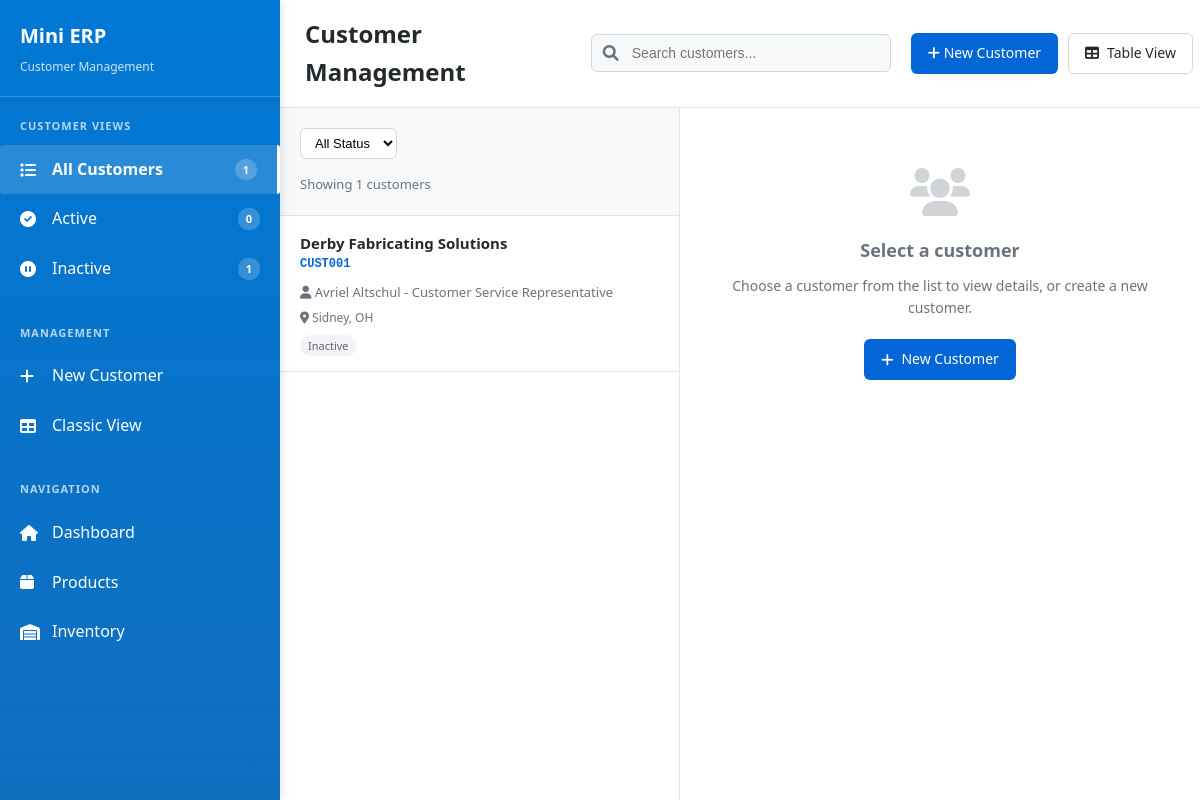
/public/customer_management.php (signed in), run on the app's committed database.
### tables this page shows
CREATE TABLE `customers` (
  `id` int NOT NULL AUTO_INCREMENT,
  `customer_code` varchar(20) DEFAULT NULL,
  `customer_name` varchar(100) NOT NULL,
  `contact_person` varchar(100) DEFAULT NULL,
  `contact_title` varchar(100) DEFAULT NULL,
  `email` varchar(100) DEFAULT NULL,
  `phone` varchar(20) DEFAULT NULL,
  `phone_ext` varchar(20) DEFAULT NULL,
  `address_line1` varchar(100) DEFAULT NULL,
  `address_line2` varchar(100) DEFAULT NULL,
  `city` varchar(50) DEFAULT NULL,
  `state` varchar(20) DEFAULT NULL,
  `zip_code` varchar(20) DEFAULT NULL,
  `country` varchar(50) DEFAULT 'USA',
  `is_active` tinyint(1) DEFAULT '1',
  `payment_terms` varchar(50) DEFAULT NULL,
  `credit_limit` decimal(12,2) DEFAULT '0.00',
  `notes` text,
  `created_at` timestamp NULL DEFAULT CURRENT_TIMESTAMP,
  `created_by` int DEFAULT '1',
  PRIMARY KEY (`id`),
  UNIQUE KEY `customer_code` (`customer_code`)
);

### public/customer_management.php (the view, shortened to what the rows shown need)
<?php
$db = new Database();
$pdo = $db->connect();
$status_filter = $_GET['status'] ?? 'all';
$params = [];
$where_clause = '';
try {
    $stmt = $pdo->prepare("
        SELECT c.*, u.full_name as created_by_name,
               (SELECT COUNT(*) FROM products WHERE customer_id = c.id AND is_active = 1) as product_count,
               (SELECT COUNT(*) FROM customer_emails WHERE customer_id = c.id AND is_active = 1) as email_count
        FROM customers c
        LEFT JOIN users u ON c.created_by = u.id
        $where_clause
        ORDER BY c.customer_name
    ");
    $stmt->execute($params);
    $customers = $stmt->fetchAll();
} catch (Exception $e) {
    $customers = [];
    $message = 'Error loading customers: ' . $e->getMessage();
    $message_type = 'error';
}
$selected_customer_id = $_GET['customer_id'] ?? null;
?>
<!DOCTYPE html>
<html lang="en">
<head>
    <link rel="stylesheet" href="css/style.css">
    <link rel="stylesheet" href="https://cdnjs.cloudflare.com/ajax/libs/font-awesome/6.0.0/css/all.min.css">
</head>
<body>
    <div class="outlook-container">
        <div class="outlook-sidebar">
            <div class="sidebar-header">
                <h1 class="sidebar-title">Mini ERP</h1>
            </div>
            <nav class="sidebar-nav">
                <div class="nav-section">
                    <a href="?mode=list&status=active" class="nav-item <?php echo $status_filter === 'active' ? 'active' : ''; ?>">
                        <i class="fas fa-check-circle"></i>
                        <span>Active</span>
                        <span class="badge"><?php echo count(array_filter($customers, function($c) { return $c['is_active']; })); ?></span>
                    </a>
                    <a href="?mode=list&status=inactive" class="nav-item <?php echo $status_filter === 'inactive' ? 'active' : ''; ?>">
                        <i class="fas fa-pause-circle"></i>
                        <span>Inactive</span>
                        <span class="badge"><?php echo count(array_filter($customers, function($c) { return !$c['is_active']; })); ?></span>
                    </a>
                </div>
            </nav>
        </div>
        <div class="main-content">
            <div class="content-header">
                <div class="header-left">
                    <h1 class="page-title">Customer Management</h1>
                </div>
            </div>
            <div class="content-body">
                <div class="customer-list">
                    <div class="customer-items">
                        <?php if (empty($customers)): ?>
                            <div class="empty-state">
                                <i class="fas fa-users empty-icon"></i>
                                <h3 class="empty-title">No customers found</h3>
                                <p class="empty-message">Try adjusting your search or filters</p>
                            </div>
                        <?php else: ?>
                            <?php foreach ($customers as $customer): ?>
                                <div class="customer-card <?php echo $selected_customer_id == $customer['id'] ? 'selected' : ''; ?>"
                                     onclick="selectCustomer(<?php echo $customer['id']; ?>)">
                                    <div class="customer-header">
                                        <div>
                                            <h4 class="customer-name"><?php echo htmlspecialchars($customer['customer_name']); ?></h4>
                                            <div class="customer-code"><?php echo htmlspecialchars($customer['customer_code']); ?></div>
                                        </div>
                                    </div>
                                    <?php if ($customer['contact_person']): ?>
                                    <div class="customer-contact">
                                        <i class="fas fa-user"></i> <?php echo htmlspecialchars($customer['contact_person']); ?>
                                        <?php if ($customer['contact_title']): ?>
                                            - <?php echo htmlspecialchars($customer['contact_title']); ?>
                                        <?php endif; ?>
                                    </div>
                                    <?php endif; ?>
                                    <?php if ($customer['city'] || $customer['state']): ?>
                                    <div class="customer-location">
                                        <i class="fas fa-map-marker-alt"></i>
                                        <?php
                                        $location = array_filter([$customer['city'], $customer['state']]);
                                        echo htmlspecialchars(implode(', ', $location));
                                        ?>
                                    </div>
                                    <?php endif; ?>
                                    <div class="customer-badges">
                                        <span class="badge <?php echo $customer['is_active'] ? 'badge-active' : 'badge-inactive'; ?>">
                                            <?php echo $customer['is_active'] ? 'Active' : 'Inactive'; ?>
                                        </span>
                                    </div>
                                </div>
                            <?php endforeach; ?>
                        <?php endif; ?>
                    </div>
                </div>
            </div>
        </div>
    </div>
</body>
</html>

### data on the page
customers: is_active "0", is_active "1", customer_name "Derby Fabricating Solutions", customer_code "CUST001", contact_person "Avriel Altschul", contact_title "Customer Service Representative", implode(', ', $location) "Sidney, OH", shows "Inactive"

### other printed values
count($customers) "1"
